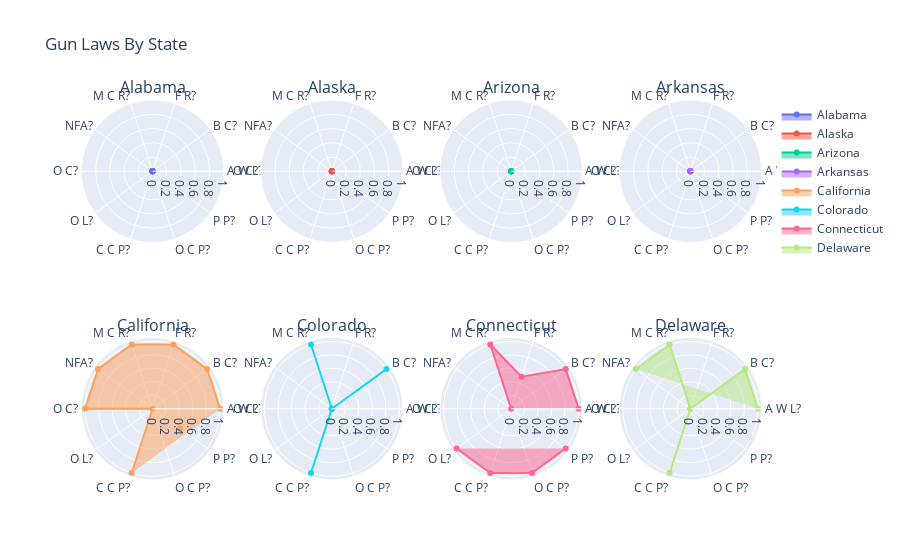

This figure's notebook cell:
### Code cell
import plotly.graph_objects as go
from plotly.subplots import make_subplots

df_AL = df_unpivot.loc[df_unpivot['State'] == 'Alabama']
df_AK = df_unpivot.loc[df_unpivot['State'] == 'Alaska']
df_AZ = df_unpivot.loc[df_unpivot['State'] == 'Arizona']
df_AR = df_unpivot.loc[df_unpivot['State'] == 'Arkansas']
df_CA = df_unpivot.loc[df_unpivot['State'] == 'California']
df_CO = df_unpivot.loc[df_unpivot['State'] == 'Colorado']
df_CT = df_unpivot.loc[df_unpivot['State'] == 'Connecticut']
df_DE = df_unpivot.loc[df_unpivot['State'] == 'Delaware']
df_FL = df_unpivot.loc[df_unpivot['State'] == 'Florida']
df_GA = df_unpivot.loc[df_unpivot['State'] == 'Georgia']
df_HI = df_unpivot.loc[df_unpivot['State'] == 'Hawaii']
df_ID = df_unpivot.loc[df_unpivot['State'] == 'Idaho']
df_IL = df_unpivot.loc[df_unpivot['State'] == 'Illinois']
df_IN = df_unpivot.loc[df_unpivot['State'] == 'Indiana']
df_IA = df_unpivot.loc[df_unpivot['State'] == 'Iowa']
df_KS = df_unpivot.loc[df_unpivot['State'] == 'Kansas']
df_KY = df_unpivot.loc[df_unpivot['State'] == 'Kentucky']
df_LA = df_unpivot.loc[df_unpivot['State'] == 'Louisiana']
df_ME = df_unpivot.loc[df_unpivot['State'] == 'Maine']
df_MD = df_unpivot.loc[df_unpivot['State'] == 'Maryland']
df_MA = df_unpivot.loc[df_unpivot['State'] == 'Massachusetts']
df_MI = df_unpivot.loc[df_unpivot['State'] == 'Michigan']
df_MN = df_unpivot.loc[df_unpivot['State'] == 'Minnesota']
df_MS = df_unpivot.loc[df_unpivot['State'] == 'Mississippi']
df_MO = df_unpivot.loc[df_unpivot['State'] == 'Missouri']
df_MT = df_unpivot.loc[df_unpivot['State'] == 'Montana']
df_NE = df_unpivot.loc[df_unpivot['State'] == 'Nebraska']
df_NV = df_unpivot.loc[df_unpivot['State'] == 'Nevada']
df_NH = df_unpivot.loc[df_unpivot['State'] == 'New Hampshire']
df_NJ = df_unpivot.loc[df_unpivot['State'] == 'New Jersey']
df_NM = df_unpivot.loc[df_unpivot['State'] == 'New Mexico']
df_NY = df_unpivot.loc[df_unpivot['State'] == 'New York']
df_NC = df_unpivot.loc[df_unpivot['State'] == 'North Carolina']
df_ND = df_unpivot.loc[df_unpivot['State'] == 'North Dakota']
df_OH = df_unpivot.loc[df_unpivot['State'] == 'Ohio']
df_OK = df_unpivot.loc[df_unpivot['State'] == 'Oklahoma']
df_OR = df_unpivot.loc[df_unpivot['State'] == 'Oregon']
df_PA = df_unpivot.loc[df_unpivot['State'] == 'Pennsylvania']
df_RI = df_unpivot.loc[df_unpivot['State'] == 'Rhode Island']
df_SC = df_unpivot.loc[df_unpivot['State'] == 'South Carolina']
df_SD = df_unpivot.loc[df_unpivot['State'] == 'South Dakota']
df_TN = df_unpivot.loc[df_unpivot['State'] == 'Tennessee']
df_TX = df_unpivot.loc[df_unpivot['State'] == 'Texas']
df_UT = df_unpivot.loc[df_unpivot['State'] == 'Utah']
df_VT = df_unpivot.loc[df_unpivot['State'] == 'Vermont']
df_VA = df_unpivot.loc[df_unpivot['State'] == 'Virginia']
df_WA = df_unpivot.loc[df_unpivot['State'] == 'Washington']
df_WV = df_unpivot.loc[df_unpivot['State'] == 'West Virginia']
df_WI = df_unpivot.loc[df_unpivot['State'] == 'Wisconsin']
df_WY = df_unpivot.loc[df_unpivot['State'] == 'Wyoming']

fig = make_subplots(rows=2, cols=4, subplot_titles=('Alabama', 'Alaska', 'Arizona', 'Arkansas', 'California', 
                                                     'Colorado', 'Connecticut', 'Delaware',)
                    , specs=[[{'type': 'polar'}]*4]*2)
            

fig.add_trace(go.Scatterpolar(
        name = "Alabama",
        theta=df_AL['Subject/Law'],
        r=df_AL['value']
        ), 1, 1)
fig.add_trace(go.Scatterpolar(
        name = "Alaska",
        theta=df_AK['Subject/Law'],
        r=df_AK['value']
        ), 1, 2)
fig.add_trace(go.Scatterpolar(
        name = "Arizona",
        theta=df_AZ['Subject/Law'],
        r=df_AZ['value']
        ), 1, 3)
fig.add_trace(go.Scatterpolar(
        name = "Arkansas",
        theta=df_AR['Subject/Law'],
        r=df_AR['value']
        ), 1, 4)
fig.add_trace(go.Scatterpolar(
        name = "California",
        theta=df_CA['Subject/Law'],
        r=df_CA['value']
        ), 2, 1)
fig.add_trace(go.Scatterpolar(
        name = "Colorado",
        theta=df_CO['Subject/Law'],
        r=df_CO['value']
        ), 2, 2)
fig.add_trace(go.Scatterpolar(
        name = "Connecticut",
        theta=df_CT['Subject/Law'],
        r=df_CT['value']
        ), 2, 3)
fig.add_trace(go.Scatterpolar(
        name = "Delaware",
        theta=df_DE['Subject/Law'],
        r=df_DE['value']
        ), 2, 4)

fig.update_traces(fill='toself')

fig.update_layout(title_text="Gun Laws By State")

fig.show()

### Figure 1 — Plotly figure (JSON) as saved in the notebook; plotly's stock layout.template omitted (floating-point values rounded to 4 significant figures)
{"data": [{"fill": "toself", "name": "Alabama", "r": [0, 0, 0, 0, 0, null, 0, 0, 0, 0], "subplot": "polar", "theta": ["A W L?", "B C?", "F R?", "M C R?", "NFA?", "O C?", "O L?", "C C P?", "O C P?", "P P?"], "type": "scatterpolar"}, {"fill": "toself", "name": "Alaska", "r": [0, 0, 0, 0, 0, null, 0, 0, 0, 0], "subplot": "polar2", "theta": ["A W L?", "B C?", "F R?", "M C R?", "NFA?", "O C?", "O L?", "C C P?", "O C P?", "P P?"], "type": "scatterpolar"}, {"fill": "toself", "name": "Arizona", "r": [0, 0, 0, 0, 0, null, 0, 0, 0, 0], "subplot": "polar3", "theta": ["A W L?", "B C?", "F R?", "M C R?", "NFA?", "O C?", "O L?", "C C P?", "O C P?", "P P?"], "type": "scatterpolar"}, {"fill": "toself", "name": "Arkansas", "r": [0, 0, 0, 0, 0, null, 0, 0, 0, 0], "subplot": "polar4", "theta": ["A W L?", "B C?", "F R?", "M C R?", "NFA?", "O C?", "O L?", "C C P?", "O C P?", "P P?"], "type": "scatterpolar"}, {"fill": "toself", "name": "California", "r": [1, 1, 1, 1, 1, 1, 0, 1, null, 0.5], "subplot": "polar5", "theta": ["A W L?", "B C?", "F R?", "M C R?", "NFA?", "O C?", "O L?", "C C P?", "O C P?", "P P?"], "type": "scatterpolar"}, {"fill": "toself", "name": "Colorado", "r": [0, 1, 0, 1, 0, null, 0, 1, 0, 0], "subplot": "polar6", "theta": ["A W L?", "B C?", "F R?", "M C R?", "NFA?", "O C?", "O L?", "C C P?", "O C P?", "P P?"], "type": "scatterpolar"}, {"fill": "toself", "name": "Connecticut", "r": [1, 1, 0.5, 1, 0, null, 1, 1, 1, 1], "subplot": "polar7", "theta": ["A W L?", "B C?", "F R?", "M C R?", "NFA?", "O C?", "O L?", "C C P?", "O C P?", "P P?"], "type": "scatterpolar"}, {"fill": "toself", "name": "Delaware", "r": [1, 1, 0, 1, 1, null, 0, 1, 0, 0], "subplot": "polar8", "theta": ["A W L?", "B C?", "F R?", "M C R?", "NFA?", "O C?", "O L?", "C C P?", "O C P?", "P P?"], "type": "scatterpolar"}], "layout": {"annotations": [{"font": {"size": 16}, "showarrow": false, "text": "Alabama", "x": 0.1062, "xanchor": "center", "xref": "paper", "y": 1, "yanchor": "bottom", "yref": "paper"}, {"font": {"size": 16}, "showarrow": false, "text": "Alaska", "x": 0.3688, "xanchor": "center", "xref": "paper", "y": 1, "yanchor": "bottom", "yref": "paper"}, {"font": {"size": 16}, "showarrow": false, "text": "Arizona", "x": 0.6313, "xanchor": "center", "xref": "paper", "y": 1, "yanchor": "bottom", "yref": "paper"}, {"font": {"size": 16}, "showarrow": false, "text": "Arkansas", "x": 0.8938, "xanchor": "center", "xref": "paper", "y": 1, "yanchor": "bottom", "yref": "paper"}, {"font": {"size": 16}, "showarrow": false, "text": "California", "x": 0.1062, "xanchor": "center", "xref": "paper", "y": 0.375, "yanchor": "bottom", "yref": "paper"}, {"font": {"size": 16}, "showarrow": false, "text": "Colorado", "x": 0.3688, "xanchor": "center", "xref": "paper", "y": 0.375, "yanchor": "bottom", "yref": "paper"}, {"font": {"size": 16}, "showarrow": false, "text": "Connecticut", "x": 0.6313, "xanchor": "center", "xref": "paper", "y": 0.375, "yanchor": "bottom", "yref": "paper"}, {"font": {"size": 16}, "showarrow": false, "text": "Delaware", "x": 0.8938, "xanchor": "center", "xref": "paper", "y": 0.375, "yanchor": "bottom", "yref": "paper"}], "polar": {"domain": {"x": [0, 0.2125], "y": [0.625, 1]}}, "polar2": {"domain": {"x": [0.2625, 0.475], "y": [0.625, 1]}}, "polar3": {"domain": {"x": [0.525, 0.7375], "y": [0.625, 1]}}, "polar4": {"domain": {"x": [0.7875, 1], "y": [0.625, 1]}}, "polar5": {"domain": {"x": [0, 0.2125], "y": [0, 0.375]}}, "polar6": {"domain": {"x": [0.2625, 0.475], "y": [0, 0.375]}}, "polar7": {"domain": {"x": [0.525, 0.7375], "y": [0, 0.375]}}, "polar8": {"domain": {"x": [0.7875, 1], "y": [0, 0.375]}}, "title": {"text": "Gun Laws By State"}}}
